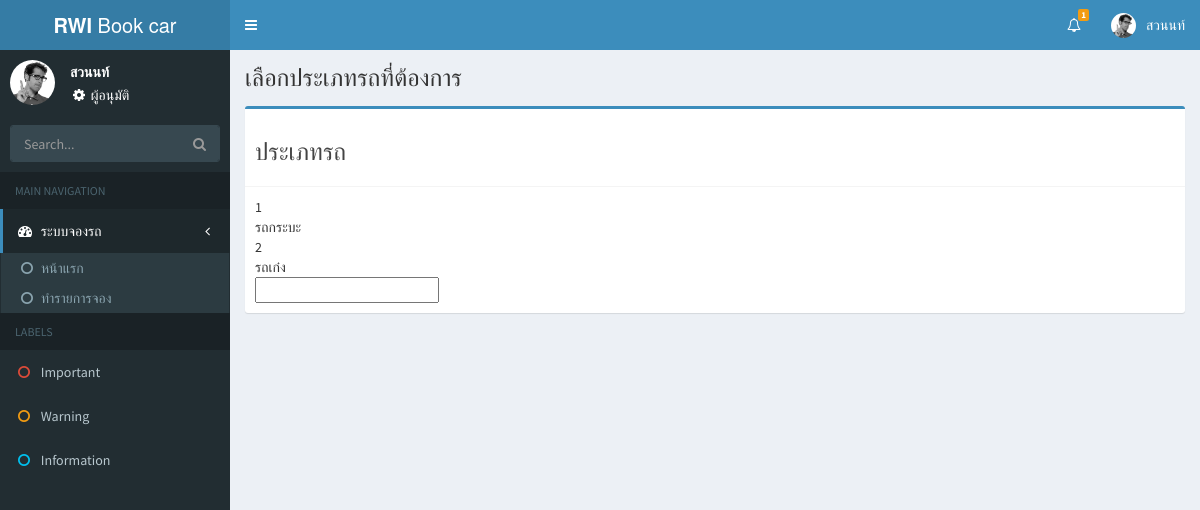
Screenshot of /selecttype.php (signed in) with the database file from the repository.
### tables this page shows
CREATE TABLE `type_car` (
  `tc_id` int(11) NOT NULL,
  `tc_name` varchar(50) NOT NULL,
  `create_date` varchar(10) NOT NULL,
  `tc_status` varchar(1) NOT NULL
);

### selecttype.php (the view, shortened to what this page needs)
<?php
include("header.php");
include("left.php");
$strsql = "SELECT t.tc_id,t.tc_name FROM type_car t";
$query = $conn->query($strsql);
 ?>
<div class="content-wrapper">
  <section class="content-header">
    <h1>เลือกประเภทรถที่ต้องการ</h1>
  </section>
  <section class="content">
    <div class="box box-primary">
      <div class="box-header with-border">
        <h3>ประเภทรถ</h3>
      </div>
      <div class="box-body">
        <?php
        while ($result = $query->fetch_array()) {
          echo $result['tc_id'];
          echo "<br>";
          echo $result['tc_name'];
          echo "<br>";
        }
         ?>
         <input type="text" name="" value="">
      </div>
    </div>
  </section>
</div>
 <?php
 include("footer.php");
  ?>

### rows the page displays
type_car: tc_id "1", tc_name "รถกระบะ"
type_car: tc_id "2", tc_name "รถเก๋ง"

### other values shown
$list_req "1"
$_SESSION['name'] "สวนนท์"
$permit "ผู้อนุมัติ"
